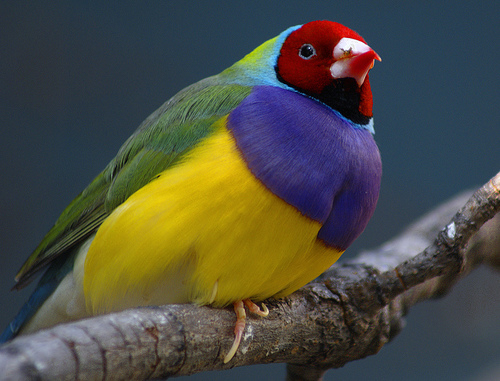
#> input picture XLA_Project5/Python/bird_small.jpg, 500 x 381 px
$ python Histogram.py
#> lines starting #> are read from the running program, lines starting #| are printed output that depends on the picture
import cv2 as cv
import numpy as np
from PIL import Image
import matplotlib.pylab as plt

img = cv.imread('bird_small.jpg', cv.IMREAD_COLOR)
#> img is the input picture: shape (381, 500, 3); mean B, G, R 67, 76.7, 76
imgPIL = Image.open('bird_small.jpg')
newImg = Image.new(imgPIL.mode, imgPIL.size)
#> newImg: PIL image 500x381 RGB; every value is 0

class imageSize:
    height, width, _ = img.shape

def RGB2GRAY():
    for x in range(imageSize.width):
        for y in range(imageSize.height):
            R, G, B = imgPIL.getpixel((x, y))
            gray = np.uint8((R + G + B)/3)
            newImg.putpixel((x, y), (gray, gray, gray))
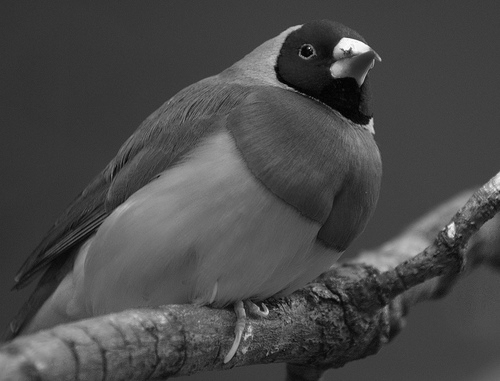
#> newImg: PIL image 500x381 RGB; min 0, max 254, mean 72.9
    return newImg

def HistogramCalc(grayImg):
    his = np.zeros(256)
#> his = 256 values from 0 to 0
    for x in range(imageSize.width):
        for y in range(imageSize.height):
            gR, gG, gB = grayImg.getpixel((x, y))
            his[gR] += 1
#> after the loop, his = 256 values, max 7819 at index 65, min 0 at index 215, mean 744.1
    return his

def showHistogram(his):
    w = 5
    h = 4
    plt.figure('Bieu do Histogram anh xam', figsize=((w, h)), dpi=100)
    dX = np.zeros(256)
    dX = np.linspace(0, 256, 256)
    plt.plot(dX, his, color = 'red')
    plt.title('Bieu do Histogram')
    plt.xlabel('Gia tri muc xam')
    plt.ylabel('So diem cung gia tri muc xam')
    plt.show()


his = HistogramCalc(RGB2GRAY())

grayImg = np.array(newImg)
cv.imshow('Anh Goc RGB: ', grayImg)

showHistogram(his)


cv.waitKey(0)
cv.destroyAllWindows()

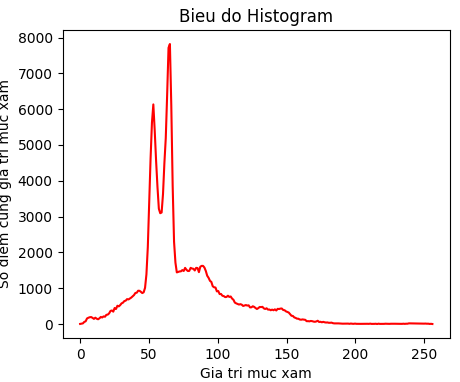
#> figure drawn by matplotlib, 1 panel; curve peaks at x = 65.25, y = 7819
